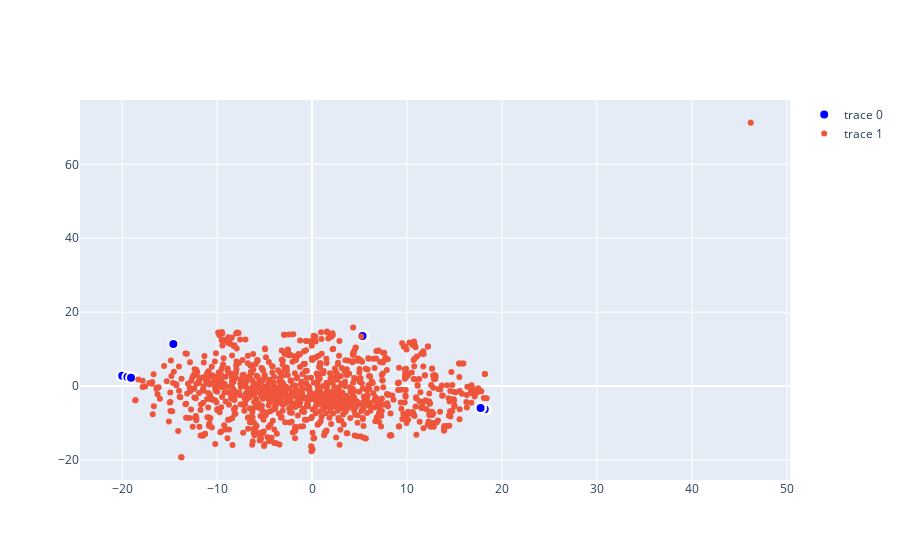

Notebook code for this chart:
### Markdown cell above
Wykresy są narysowane w plotly i mogą się nie wyświetlać poprawnie. Można je zobaczyć tutaj: 
https://nbviewer.jupyter.org/github/JuliaZur/Natural-Language-Processing-Course/blob/master/lab7/lab7.ipynb

### Code cell
project_TSNE(X100_embedded,highlited, words_random)

### Figure 1 — Plotly figure (JSON) as saved in the notebook; plotly's stock layout.template omitted (floating-point values rounded to 4 significant figures; data arrays with more than 128 entries replaced by an {"elided": "..."} marker saying what was removed)
{"data": [{"marker": {"color": "blue", "line": {"color": "white", "width": 2}, "size": 10}, "mode": "markers", "text": ["szkoda", "strata", "uszczerbek", "krzywda", "niesprawiedliwość", "nieszczęście", "kobieta", "mężczyzna", "pasażer", "pasażerka", "student", "studentka", "lekarz", "lekarka"], "type": "scatter", "x": [-19.78, -20.04, -19.99, -19.44, -18.88, -19.06, -14.61, -14.6, 5.402, 5.317, 18.34, 18.19, 17.81, 17.75], "y": [2.626, 2.767, 2.746, 2.445, 2.134, 2.252, 11.4, 11.4, 13.6, 13.52, -6.355, -6.268, -5.953, -5.983]}, {"mode": "markers", "text": {"elided": "1000 str values"}, "type": "scatter", "x": {"elided": "1000 float values"}, "y": {"elided": "1000 float values"}}], "layout": {}}
